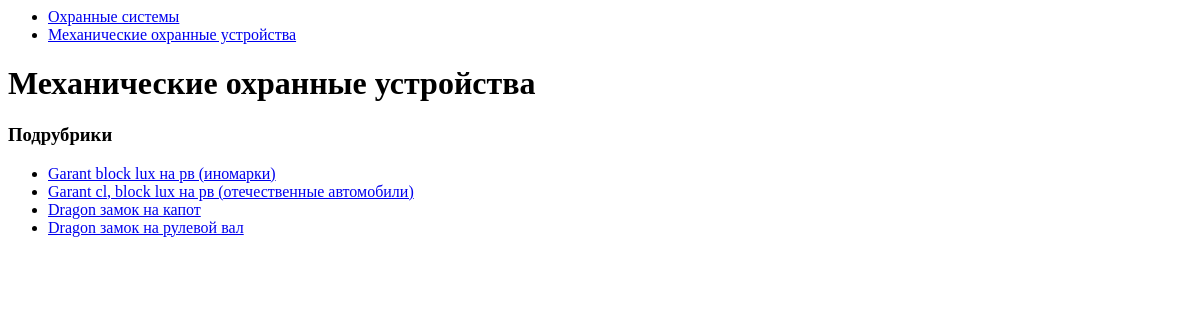
The app's page /taxonomy/rubric/40/, older data.
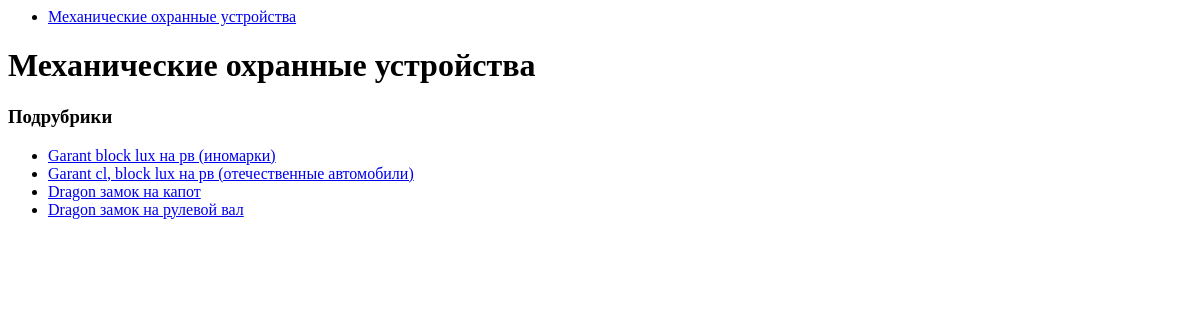
The same page, newer data.
### backend/models.py (models this page shows, shortened)
class Rubric(Base):
    __tablename__ = "rubric"
    id = Column(Integer, primary_key=True, autoincrement=True)
    name = Column(String)
    desc = Column(String, nullable=True)
    logo = Column(String, nullable=True)
    path = Column(String, nullable=True)
    parent_id = Column(Integer, ForeignKey('rubric.id'))
    parent = relationship('Rubric', remote_side=[id])
    @staticmethod
    def get_taxonomy_path(rubric):
        path = []
        current = rubric
        while current is not None :
            path.insert(0,current)
            current = current.parent
        return path
    @staticmethod
    def get_children(session, rubric=None):
        return session.query(Rubric).filter(Rubric.parent==(rubric if rubric is not None else None))

### server.py (the view)
@app.route("/taxonomy/rubric/<id>/")
def taxonomy_rubric(id):
    rubric = g.db.query(Rubric).get(int(id))
    if rubric is None : abort(404)
    subrubrics = Rubric.get_children(g.db, rubric=rubric)
    rubric_path = Rubric.get_taxonomy_path(rubric)
    kwargs = {
        "rubric": rubric,
        "subrubrics": subrubrics,
        "rubric_path": rubric_path,
    }
    return render_template("rubric.html", **kwargs)

### server.py (called while the page is built)
@app.before_request
def before_request():
    g.db = session()

@app.teardown_request
def teardown_request(exception):
    db = getattr(g, 'db', None)
    if db is not None:
        db.close()

### templates/rubric.html (shortened to what this page needs)
<div>
    <p>
        <ul>
        {% for step in rubric_path %}
            <li><a href="{{ url_for('taxonomy_rubric', id=step.id) }}">{{ step.name }}</a></li>
        {% endfor %}
        </ul>
    </p>
    <h1>{{ rubric.name }}</h1>
    {% if subrubrics %}
        <h3>Подрубрики</h3>
        <ul>
            {% for subrubric in subrubrics %}
                <li>
                    <a href="{{ url_for('taxonomy_rubric', id=subrubric.id) }}">
                        {{ subrubric.name }}
                    </a>
                </li>
            {% endfor %}
        </ul>
    {% endif %}
</div>

Row changes from the older to the newer data that the page shows:
removed Rubric: name "Охранные системы"
